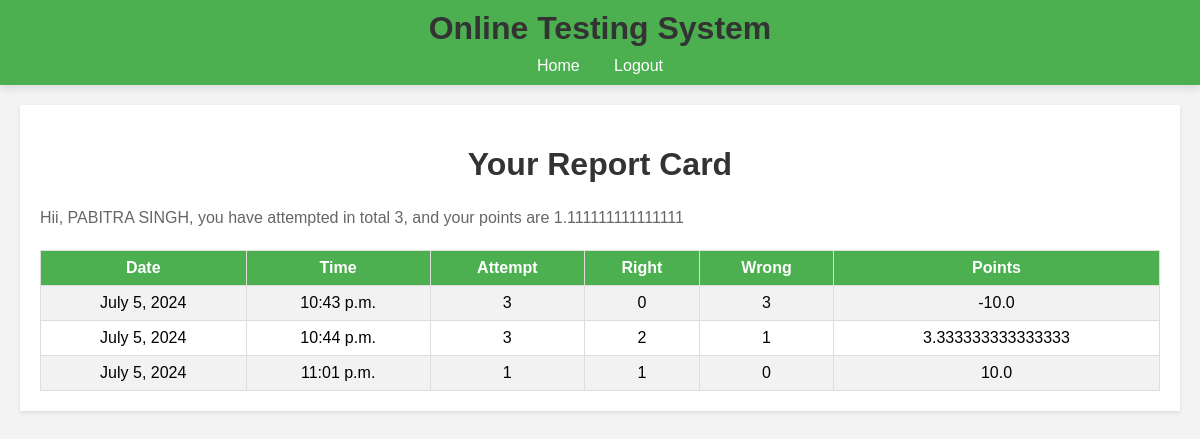
The page /OTS/test_history (signed in) on the database its author committed.
### OTS/models.py (models this page shows)
class Candidate(models.Model):
    username = models.CharField(primary_key=True,max_length=40)
    password = models.CharField(null=False,max_length=20)
    name = models.CharField(null=False,max_length=40)
    test_attempt = models.IntegerField(default=0)
    points = models.FloatField(default=0.0)

class Result(models.Model):
    result = models.BigAutoField(primary_key=True,auto_created=True)
    username = models.ForeignKey(Candidate,on_delete=models.CASCADE)
    date = models.DateField(auto_now=True)
    time = models.TimeField(auto_now=True)
    attempt = models.IntegerField()
    right = models.IntegerField()
    wrong = models.IntegerField()
    points = models.FloatField()

### OTS/views.py (the view)
# urls.py: path('test_history',testResultHistory,name='testHistory'),
def testResultHistory(request):
    if 'name' not in request.session.keys():
        res = HttpResponseRedirect('login')
    candidate = Candidate.objects.filter(username = request.session['username'])
    results = Result.objects.filter(username_id=candidate[0].username)
    context = {"results":results,"candidate":candidate[0]}
    res = render(request,'candidate_history.html',context)
    return res

### OTS/templates/candidate_history.html (shortened to what this page needs)
{% extends "main.html" %}
{% block top %}
<a href="{% url 'OTS:home' %}">Home</a>
<a href="{% url 'OTS:logout' %}">Logout</a>
{% endblock %}
{% block content %}
<h1>Your Report Card</h1>
<p>Hii, {{candidate.name}}, you have attempted in total {{candidate.test_attempt}}, and your points are {{candidate.points}} </p>
<table>
    <tr>
        <th>Date</th>
        <th>Time</th>
        <th>Attempt</th>
        <th>Right</th>
        <th>Wrong</th>
        <th>Points</th>
    </tr>
    {% for r in results%}
    <tr>
        <td>{{r.date}}</td>
        <td>{{r.time}}</td>
        <td>{{r.attempt}}</td>
        <td>{{r.right}}</td>
        <td>{{r.wrong}}</td>
        <td>{{r.points}}</td>
    </tr>
    {%endfor%}
</table>
{% endblock %}

### OTS/static/style.css (style rules this page uses)
body { font-family: Arial, sans-serif; margin: 0; padding: 0; background-color: #f0f0f0; }
p { font-size: 16px; line-height: 1.6; color: #666; }
a { color: #007bff; text-decoration: none; margin-right: 10px; }

### OTS/static/registration.css (style rules this page uses)
body { font-family: Arial, sans-serif; margin: 0; padding: 0; background-color: #f4f4f4; }
h1, h2 { color: #333; }
p { color: #666; }
.menu a { color: white; text-decoration: none; margin: 0 15px; }

### OTS/static/regdform.css (style rules this page uses)
body { font-family: Arial, sans-serif; margin: 0; padding: 0; background-color: #f4f4f4; }
h1, h2 { color: #333; }
p { color: #666; }
.menu a { color: white; text-decoration: none; margin: 0 15px; }

### OTS/static/login.css (style rules this page uses)
body { font-family: Arial, sans-serif; margin: 0; padding: 0; background-color: #f4f4f4; }
h1, h2 { color: #333; }
p { color: #666; }
.menu a { color: white; text-decoration: none; margin: 0 15px; }

### OTS/static/testpaper.css (style rules this page uses)
body { font-family: Arial, sans-serif; margin: 0; padding: 0; background-color: #f4f4f4; }
h1, h2 { color: #333; }
p { color: #666; }
.menu a { color: white; text-decoration: none; margin: 0 15px; }

### OTS/static/home.css (style rules this page uses)
body { font-family: Arial, sans-serif; margin: 0; padding: 0; background-color: #f4f4f4; }
h1, h2 { color: #333; text-align: center; }
p { color: #666; }
.menu a { color: white; text-decoration: none; margin: 0 15px; }

### OTS/static/testresult.css (style rules this page uses)
body { font-family: Arial, sans-serif; margin: 0; padding: 0; background-color: #f4f4f4; }
h1, h2 { color: #333; }
p { color: #666; }
.menu a { color: white; text-decoration: none; margin: 0 15px; }
table { width: 100%; border-collapse: collapse; margin-top: 20px; }
th, td { border: 1px solid #ddd; padding: 8px; text-align: center; }
th { background-color: #4CAF50; color: white; }
tr:nth-child(even) { background-color: #f2f2f2; }

### rows shown on the page
Candidate: name "PABITRA SINGH", test_attempt "3", points "1.111111111111111"
Result: date "July 5, 2024", time "10:43 p.m.", attempt "3", right "0", wrong "3", points "-10.0"
Result: date "July 5, 2024", time "10:44 p.m.", attempt "3", right "2", wrong "1", points "3.333333333333333"
Result: date "July 5, 2024", time "11:01 p.m.", attempt "1", right "1", wrong "0", points "10.0"
